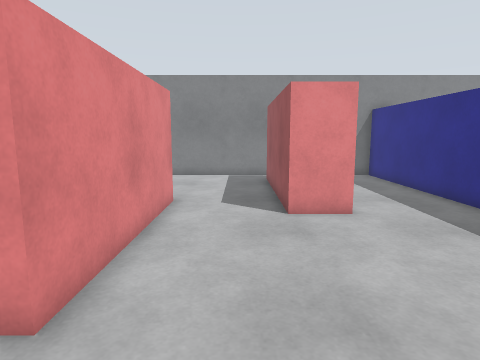
view 1 (above)

12 first-person views from a walk through a world built for the Gazebo simulator. The camera is 1.2 m above the floor, tilts 8° down and sees 75° across. The floor is counted in squares, 0.5 m on a side. Each view is taken from the middle of a square. On the plan, view 1 faces up. The plan holds only what a view shows up to about 19 squares ahead; the rest is blank. The place goes on beyond the plan.

view 2
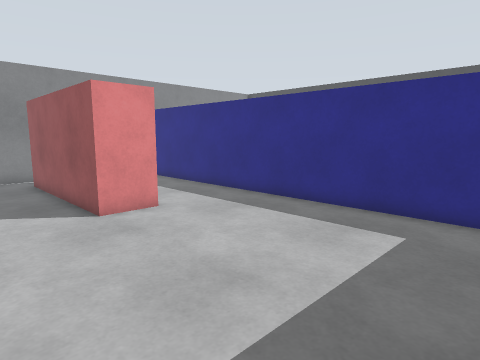

view 3
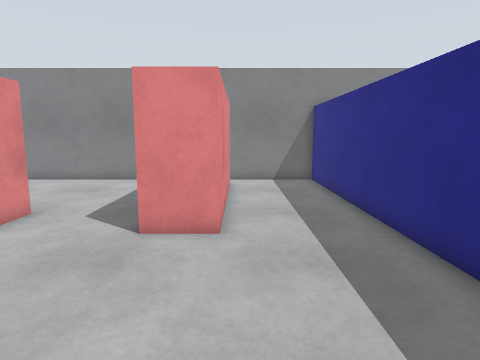

view 4
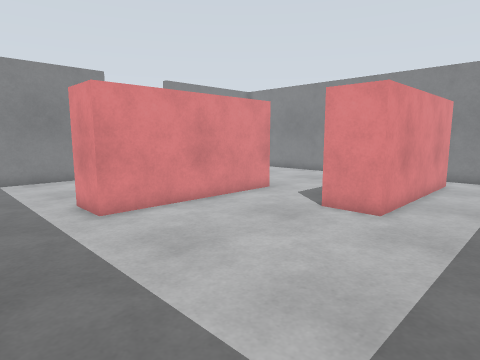

view 5
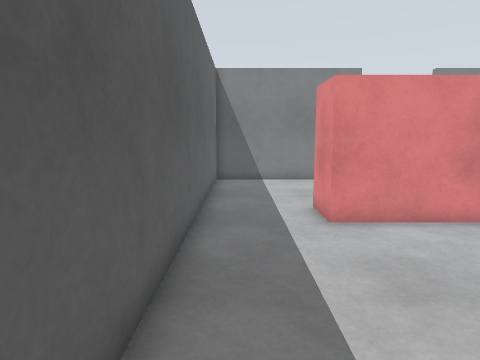

view 6
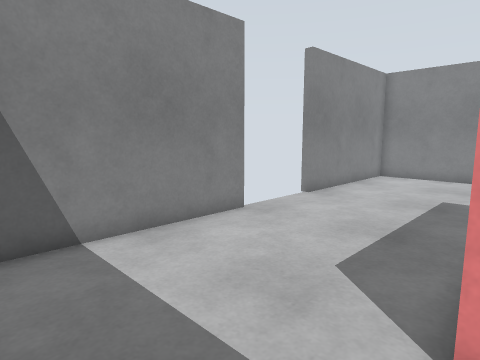

view 7
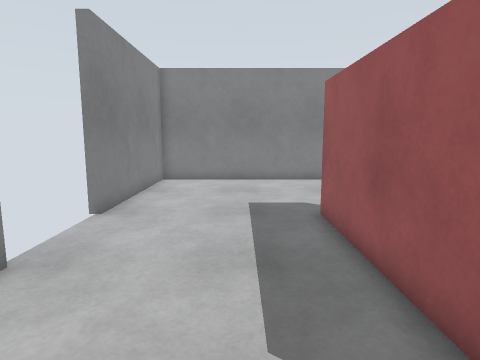

view 8
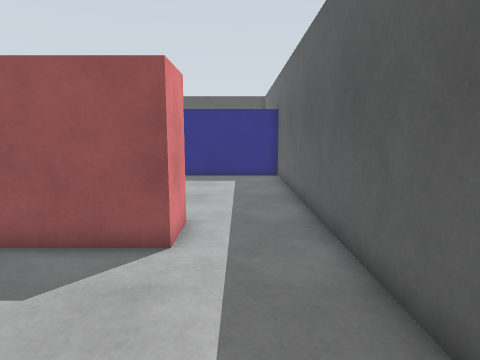

view 9
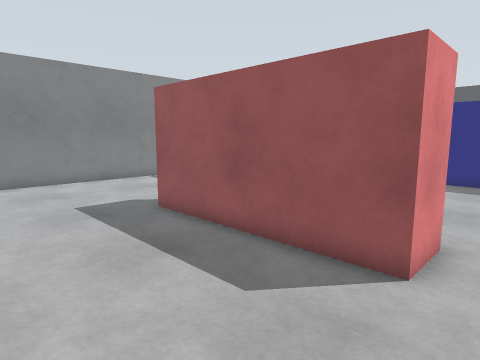

view 10
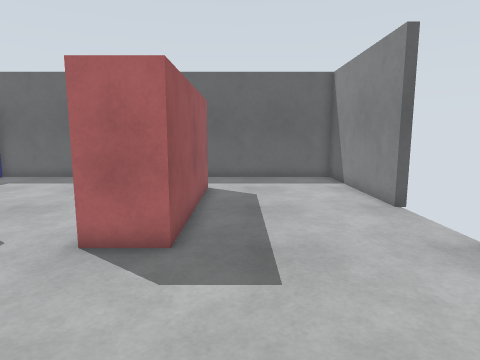

view 11
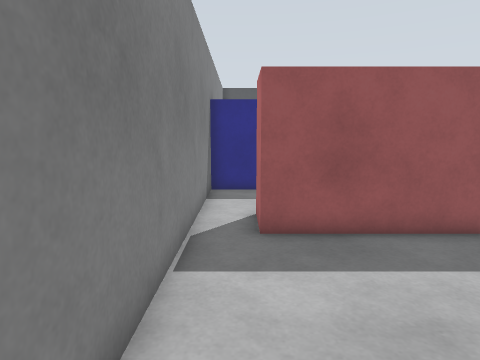

view 12
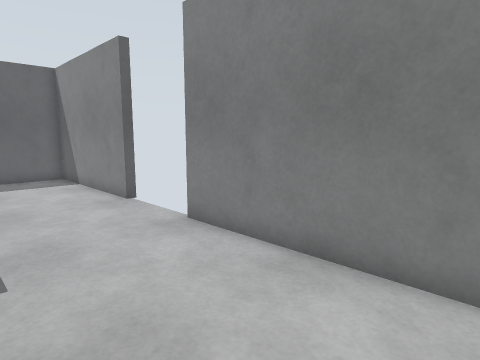

### Floor plan
Ten units are one square. View 1 is at (0, 0); x grows to the right and y downward. Boxes are objects, and circles mark ways between rooms. Rooms are numbered by the first view taken in them; rooms with no view inside come last. Other rooms are left out.
<svg viewBox="-123 -198 208 206">
<path fill="none" stroke="#000" d="M-25 -95 -25 -35M-24 3 80 3 80 -193 35 -193M35 -175 35 -95 15 -95M-118 -75 -113 -75 -113 3 -24 3M15 -95 15 -175 35 -175M-25 -35 -45 -35 -45 -115 -25 -115 -25 -95M35 -193 -113 -193 -113 -115 -118 -115"/>
<circle cx="-35" cy="-15" r="3" fill="#2a7"/>
<circle cx="-5" cy="-105" r="3" fill="#2a7"/>
<circle cx="25" cy="-185" r="3" fill="#2a7"/>
<text x="30" y="-70">1</text>
<text x="-60" y="-110">2</text>
</svg>
Room 1 opens to room 2.

Where each view was taken, in squares from view 1:
view 1: 0 up, 0 right, facing up
view 2: 0 up, 2 left, facing up-right
view 3: 2 up, 4 right, facing up
view 4: 0 up, 7 right, facing up-left
view 5: 1 up, 6 right, facing left
view 6: 0 up, 4 left, facing up-left
view 7: 2 up, 7 left, facing up
view 8: 2 up, 11 left, facing right
view 9: 2 up, 10 left, facing up-right
view 10: 18 up, 6 left, facing down
view 11: 18 up, 6 left, facing right
view 12: 19 up, 6 left, facing down-left
